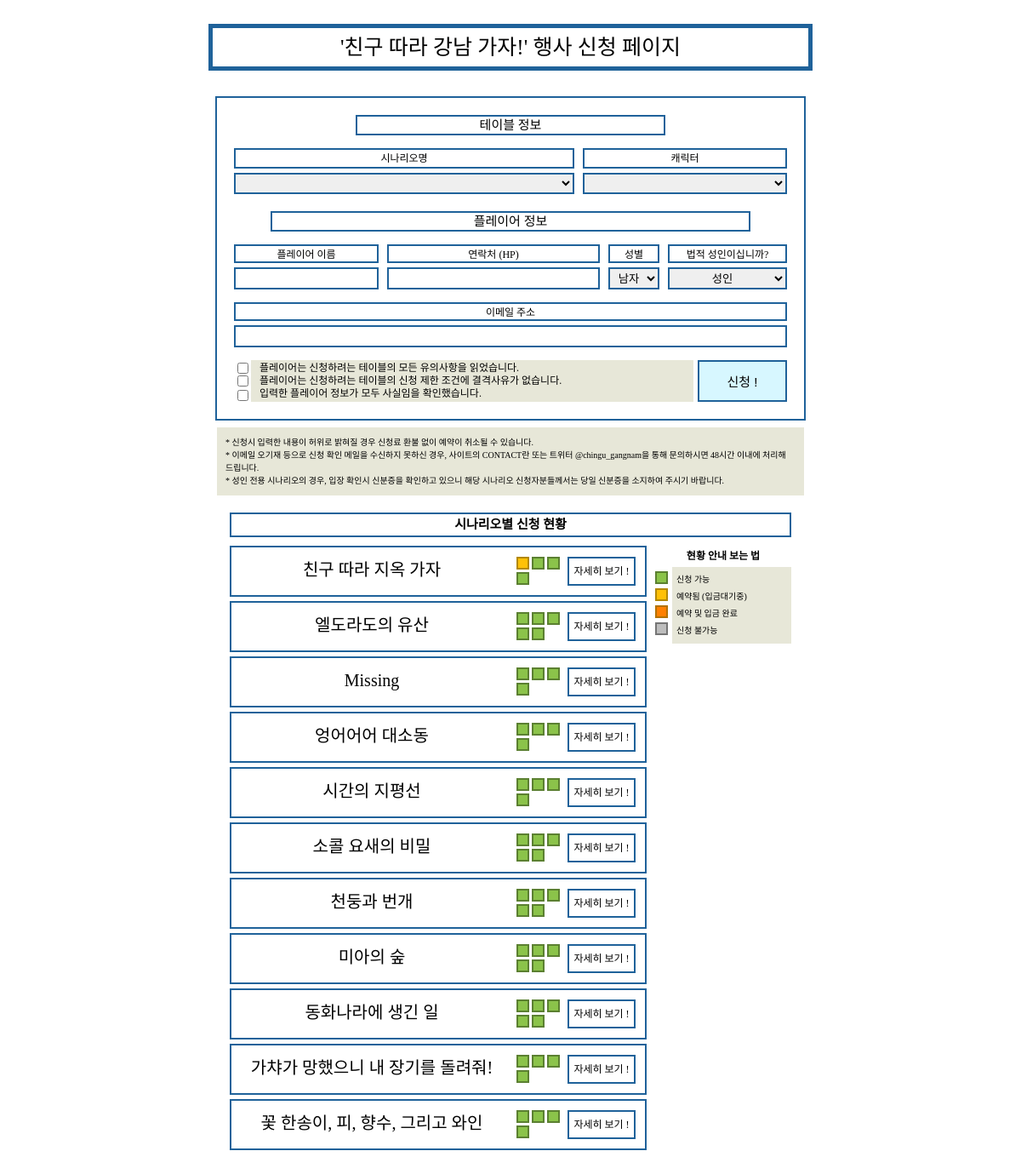
Before: / with the older database file.
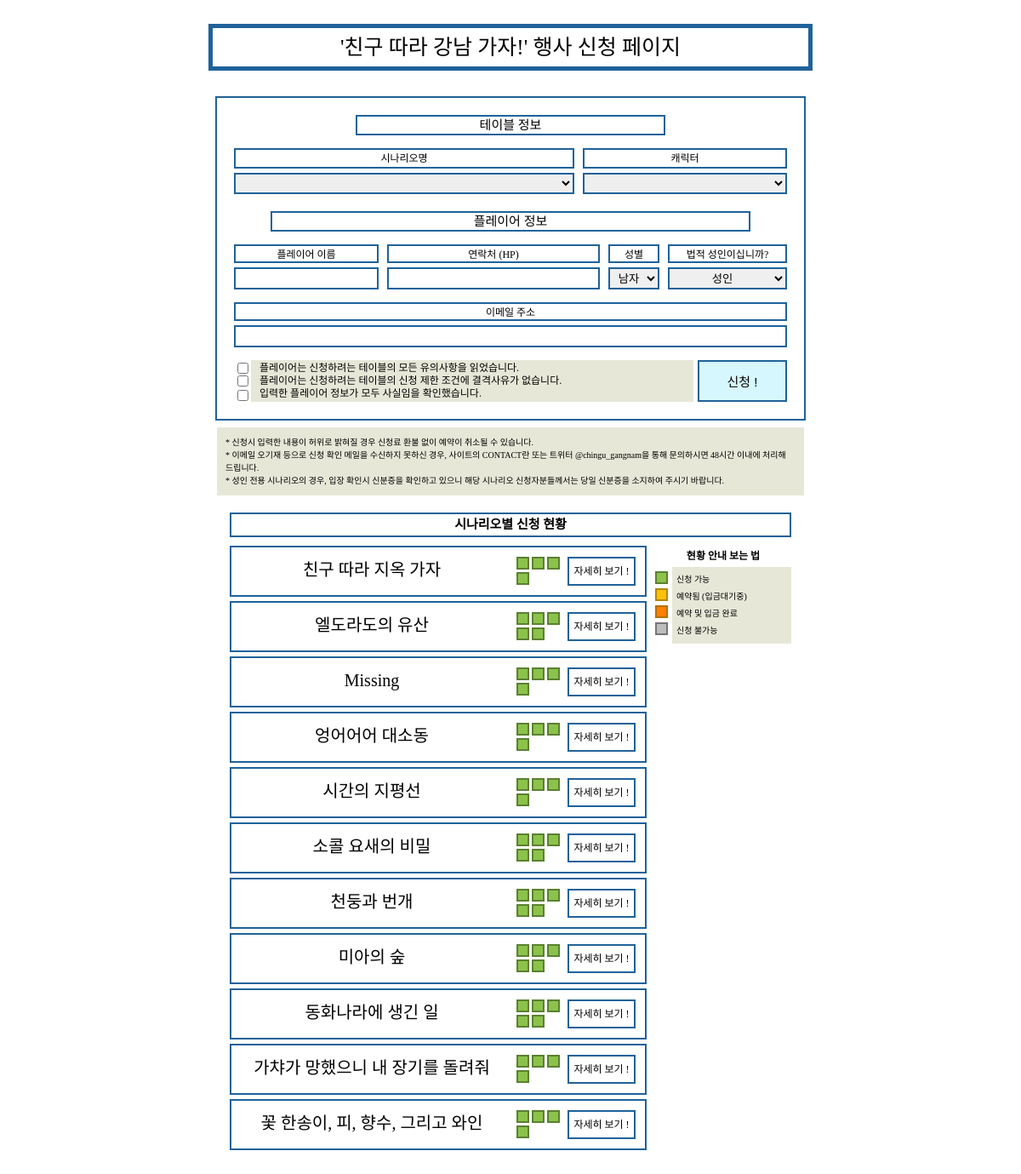
After: the same page with the newer database file.
### mysite/apps/scenario/models.py (models this page shows, shortened)
class Scenario(models.Model):
    INACTIVE, ACTIVE = False, True
    SCENARIO_STATUS = (
        (INACTIVE, _('Inactive')),
        (ACTIVE, _('Active'))
    )
    FREE, MALE_ONLY, FEMALE_ONLY = None, True, False
    GENDER_CHOICES = (
        (FREE, _('Free')),
        (MALE_ONLY, _('Male Only')),
        (FEMALE_ONLY, _('Female Only'))
    )
    YES, NO = True, False
    ADULT_CHOICES = (
        (YES, _('Adult Only')),
        (NO, _('Free'))
    )
    name = models.CharField(
        _("Scenario Name"),
        max_length=128
    )
    adult_only = models.BooleanField(
        _("Adult Only"),
        choices=ADULT_CHOICES,
        default=NO
    )
    gender_only = models.NullBooleanField(
        _("Gender Only"),
        default=None,
        choices=GENDER_CHOICES
    )
    is_active = models.BooleanField(
        _("Is Active"),
        choices=SCENARIO_STATUS,
        default=ACTIVE
    )
    reg_date = models.DateTimeField(
        _("Reg Date"),
        auto_now_add=True
    )
    modify_date = models.DateTimeField(
        _("Modify Date"),
        auto_now=True
    )
    def __str__(self):
        return self.name
    class Meta:
        verbose_name = _('Scenario')
        verbose_name_plural = _("Scenarios")

### mysite/apps/character/models.py (models this page shows, shortened)
class Character(models.Model):
    EMPTY, BOOKED, PAID = range(0, 3)
    CHARACTER_STATUS = (
        (EMPTY, _('Empty')),
        (BOOKED, _('Booked')),
        (PAID, _('Paid'))
    )
    name = models.CharField(
        _("Character_Name"),
        max_length=128
    )
    scenario = models.ForeignKey(
        'scenario.Scenario',
        related_name='character',
        verbose_name=_('Scenario'),
        on_delete=models.CASCADE
    )
    player = models.ForeignKey(
        'player.Player',
        related_name='character',
        verbose_name=_('Player'),
        blank=True,
        null=True
    )
    status = models.PositiveSmallIntegerField(
        _("Status of booking"),
        choices=CHARACTER_STATUS,
        default=EMPTY
    )
    class Meta:
        ordering = ('scenario',)
        verbose_name = _('Character')
        verbose_name_plural = _("Characters")

### mysite/apps/player/views.py (the view, shortened to what this page needs)
# urls.py: url(r'^$', PlayerRegist.as_view(), name="regist"),
class PlayerRegist(TemplateView):
    template_name = "player/player_regist.html"
    def get(self, request, *args, **kwargs):
        context = self.get_context_data(**kwargs)
        context['scenarios'] = Scenario.objects.filter(is_active=True)
        context['form'] = RegistForm()
        context['success'] = 'GET'
        return self.render_to_response(context)

### mysite/apps/player/forms.py
class RegistForm(forms.Form):
    scenario = forms.ModelChoiceField(
        queryset=Scenario.objects.filter(is_active=Scenario.ACTIVE),
        empty_label="",
    )
    character = forms.ModelChoiceField(
        queryset=Character.objects.all(),
        empty_label="",
    )
    player_name = forms.CharField(max_length=64)
    player_phone_number = forms.CharField(max_length=16)
    player_gender = forms.ChoiceField(choices=Player.GENDER_CHOICES)
    player_adult = forms.ChoiceField(choices=Player.ADULT_CHOICES)
    player_email = forms.EmailField(max_length=64)
    agree_read_all = forms.BooleanField()
    agree_no_problem = forms.BooleanField()
    agree_face = forms.BooleanField()

### mysite/templates/player/player_regist.html (shortened to what this page needs)
<!DOCTYPE html>
<html lang="en">
<head>
    {% load static %}
    <link rel="stylesheet" href="{% static "css/player_regist.css" %}">
</head>
<body>
    <div class="container body">
        <div class="header_container">
            <div class="header_title">'친구 따라 강남 가자!' 행사 신청 페이지</div>
        </div>
        <div class="body_container">
            <form class="regist_form" id="regist_form" method="post" action="{% url "regist" %}">
                <div class="table_container">
                    <div class="table_title">테이블 정보</div>
                    <div class="table_detail">
                        <div class="table_scenario">
                            <label for="scenario" class="table_scenario_title">시나리오명</label>
                            {{ form.scenario }}
                        </div>
                        <div class="table_character">
                            <label for="character" class="table_character_title">캐릭터</label>
                            <select id="id_character" name="character" required></select>
                        </div>
                    </div>
                </div>
                <div class="player_container">
                    <div class="player_title">플레이어 정보</div>
                    <div class="player_detail">
                        <div class="player_detail_basic">
                            <div class="player_detail_name">
                                <label for="player_name" class="player_name_title">플레이어 이름</label>
                                {{ form.player_name }}
                            </div>
                            <div class="player_detail_phone_number">
                                <label for="player_phone_number" class="player_phone_number_title">연락처 (HP)</label>
                                {{ form.player_phone_number }}
                            </div>
                            <div class="player_detail_gender">
                                <label for="player_gender" class="player_gender_title">성별</label>
                                {{ form.player_gender }}
                            </div>
                            <div class="player_detail_adult">
                                <label for="player_adult" class="player_adult_title">법적 성인이십니까?</label>
                                {{ form.player_adult }}
                            </div>
                        </div>
                        <div class="player_detail_email">
                            <label for="player_email" class="player_email">이메일 주소</label>
                            {{ form.player_email }}
                        </div>
                        <div class="player_detail_check">
                            <div class="player_agree">
                                <div class="player_agree_checkboxes">
                                    {{ form.agree_read_all }}
                                    {{ form.agree_no_problem }}
                                    {{ form.agree_face }}
                                </div>
                                <div class="player_agree_lables">
                                    <label for="agree_read_all">플레이어는 신청하려는 테이블의 모든 유의사항을 읽었습니다.</label>
                                    <label for="agree_no_problem">플레이어는 신청하려는 테이블의 신청 제한 조건에 결격사유가 없습니다.</label>
                                    <label for="agree_fact">입력한 플레이어 정보가 모두 사실임을 확인했습니다.</label>
                                </div>
                            </div>
                            <input type="submit" class="player_submit" id="player_submit" value="신청 !">
                        </div>
                    </div>
                </div>
            </form>
            <div class="player_warning">
                * 신청시 입력한 내용이 허위로 밝혀질 경우 신청료 환불 없이 예약이 취소될 수 있습니다.<br>
                * 이메일 오기재 등으로 신청 확인 메일을 수신하지 못하신 경우, 사이트의 CONTACT란 또는 트위터 @chingu_gangnam을 통해 문의하시면 48시간 이내에 처리해 드립니다.<br>
                * 성인 전용 시나리오의 경우, 입장 확인시 신분증을 확인하고 있으니 해당 시나리오 신청자분들께서는 당일 신분증을 소지하여 주시기 바랍니다.
            </div>
        </div>
        <div class="footer_container">
            <div class="footer_title">시나리오별 신청 현황</div>
            <div class="footer_scenario_container">
            {% for scenario in scenarios %}
                <div class="footer_scenario">
                    <div class="footer_scenario_title">{{ scenario.name }}</div>
                    <div class="footer_scenario_booked">
                    {% for character in scenario.character.all %}
                        <div class="scenario_character_status"
                        {% if character.status == 0 %}
                            style="background-color: #8bc34a; border-color: #5b8031;"
                        {% elif character.status == 1 %}
                            style="background-color: #ffc107; border-color: #b38805;"
                        {% elif character.status == 2 %}
                            style="background-color: #ff8000; border-color: #b37100;"
                        {% else %}
                            style="background-color: #bdbdbd; border-color: #757575;"
                        {% endif %}
                        ></div>
                    {% endfor %}
                    </div>
                    <div class="footer_scenario_detail">
                        자세히 보기 !
                    </div>
                </div>
            {% endfor %}
            </div>
            <div class="footer_status_explain">
                <div class="explain_title">현황 안내 보는 법</div>
                <div class="explain_body">
                    <div class="explain_color">
                        <div class="color_box" style="background-color: #8bc34a; border-color: #5b8031"></div>
                        <div class="color_box" style="background-color: #ffc107; border-color: #b38805"></div>
                        <div class="color_box" style="background-color: #ff8000; border-color: #b37100"></div>
                        <div class="color_box" style="background-color: #bdbdbd; border-color: #757575"></div>
                    </div>
                    <div class="explain_text">
                        <div class="color_text">신청 가능</div>
                        <div class="color_text">예약됨 (입금대기중)</div>
                        <div class="color_text">예약 및 입금 완료</div>
                        <div class="color_text">신청 불가능</div>
                    </div>
                </div>
            </div>
        </div>
    </div>
</body>
</html>

Changed rows visible on the page:
changed Character (number 1 of 49 on the later page): status 1 → 0 (drawn)
changed Scenario "엘도라도의 유산": gains Character (status 0 (drawn)); loses Character (status 0 (drawn))
changed Scenario "Missing": gains Character (status 0 (drawn)); loses Character (status 0 (drawn))
changed Scenario "엉어어어 대소동": gains Character (status 0 (drawn)); loses Character (status 0 (drawn))
changed Scenario "시간의 지평선": gains Character (status 0 (drawn)); loses Character (status 0 (drawn))
changed Scenario "소콜 요새의 비밀": gains Character (status 0 (drawn)); loses Character (status 0 (drawn))
changed Scenario "천둥과 번개": gains Character (status 0 (drawn)); loses Character (status 0 (drawn))
changed Scenario "미아의 숲": gains Character (status 0 (drawn)); loses Character (status 0 (drawn))
changed Scenario "동화나라에 생긴 일": gains Character (status 0 (drawn)); loses Character (status 0 (drawn))
changed Scenario: name "가챠가 망했으니 내 장기를 돌려줘!" → "가챠가 망했으니 내 장기를 돌려줘"; gains Character (status 0 (drawn)); loses Character (status 0 (drawn))
changed Scenario "꽃 한송이, 피, 향수, 그리고 와인": gains Character (status 0 (drawn)); loses Character (status 0 (drawn))
